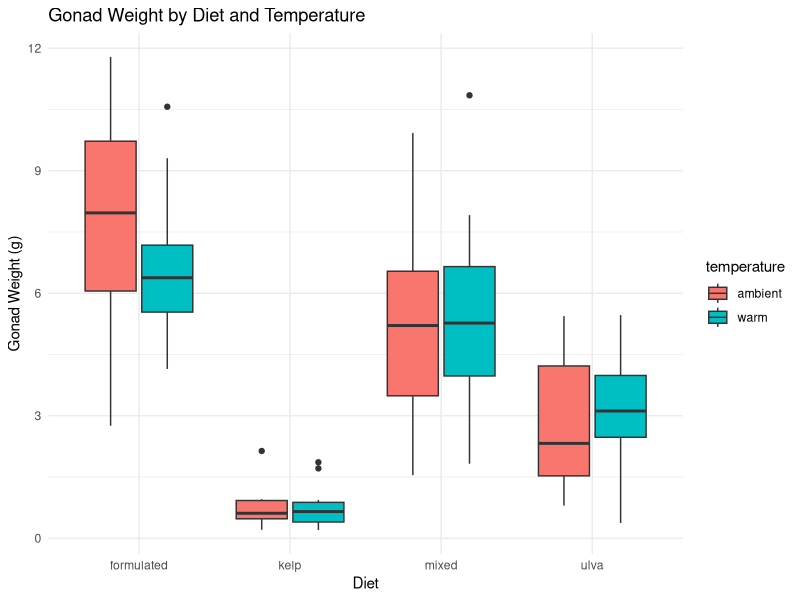
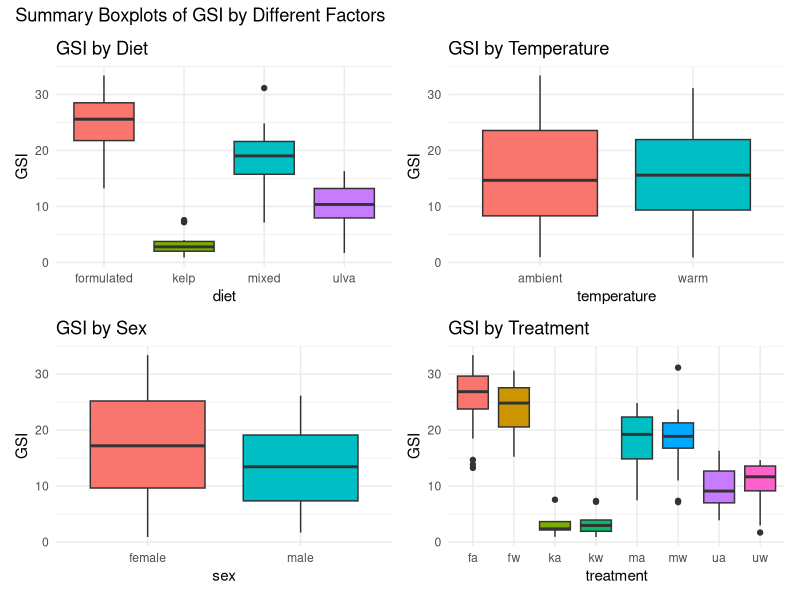

The R source for these figures, in order:
## ---- chunk 1
# Use the install.packages(tidyverse) to install this tool on your own device
library(tidyverse)
## ---- chunk 2
# Adéle Venter, VNTADE002
# Load required packages
library(readxl)
## ---- chunk 3
urchin_data <- read_excel("data/gonad quality_Cape urchin.xlsx")
## ---- chunk 4
# Wrangle the data
urchin_clean <- urchin_data %>%
  
  
  # Ensure correct data types for all variables
  mutate(
    # Text variables as factors
    diet = as.factor(diet),
    temperature = as.factor(temperature),
    treatment = as.factor(treatment),
    animal_colour = as.factor(animal_colour),
    sex = as.factor(sex),
    
    # Numerical variables as numeric
    week = as.numeric(week),
    animal_weight = as.numeric(animal_weight),
    gonad_weight = as.numeric(gonad_weight),
    GSI = as.numeric(GSI),
    L_star = as.numeric(`L*`),  # Note the backticks for special characters
    a_star = as.numeric(`a*`),
    b_star = as.numeric(`b*`)
  ) %>%
  
  # Remove animal_colour variable
  select(-animal_colour) %>%
  
  # Arrange the data in a logical order
  arrange(diet, temperature, treatment, week, sex) %>%
  
  # Select and reorder columns for better readability
  select(
    # Identifiers first
    diet, temperature, treatment, sex,
    # Measurements next
    animal_weight, gonad_weight, GSI,
    # Color values
    L_star, a_star, b_star,
  )
## ---- chunk 5
# View the cleaned data structure
glimpse(urchin_clean)

# Check for any NA values
summary(urchin_clean)
## ---- chunk 6
# If you need the data in LONG format for certain analyses:
urchin_long <- urchin_clean %>%
  pivot_longer(
    cols = c(animal_weight, gonad_weight, GSI, L_star, a_star, b_star),
    names_to = "variable",
    values_to = "value"
  )

# View the long format
head(urchin_long)
## ---- chunk 7
# Boxplot of gonad weight by diet and temperature
ggplot(urchin_clean, aes(x = diet, y = gonad_weight, fill = temperature)) +
  geom_boxplot() +
  theme_minimal() +
  labs(title = "Gonad Weight by Diet and Temperature",
       x = "Diet", y = "Gonad Weight (g)")

# Multiple boxplots for key variables
# Use the install.packages(patchwork) to install this tool on your own device
library(patchwork)

p1 <- ggplot(urchin_clean, aes(x = diet, y = GSI, fill = diet)) +
  geom_boxplot() + theme_minimal() + labs(title = "GSI by Diet") +
  theme(legend.position = "none")

p2 <- ggplot(urchin_clean, aes(x = temperature, y = GSI, fill = temperature)) +
  geom_boxplot() + theme_minimal() + labs(title = "GSI by Temperature") +
  theme(legend.position = "none")

p3 <- ggplot(urchin_clean, aes(x = sex, y = GSI, fill = sex)) +
  geom_boxplot() + theme_minimal() + labs(title = "GSI by Sex") +
  theme(legend.position = "none")

p4 <- ggplot(urchin_clean, aes(x = treatment, y = GSI, fill = treatment)) +
  geom_boxplot() + theme_minimal() + labs(title = "GSI by Treatment") +
  theme(legend.position = "none")

# Combine all plots
(p1 | p2) / (p3 | p4) +
  plot_annotation(title = "Summary Boxplots of GSI by Different Factors")
## ---- chunk 8
# To save the cleaned data
write_csv(urchin_clean, "data/urchin_clean.csv")
write_csv(urchin_long, "data/urchin_long.csv")
